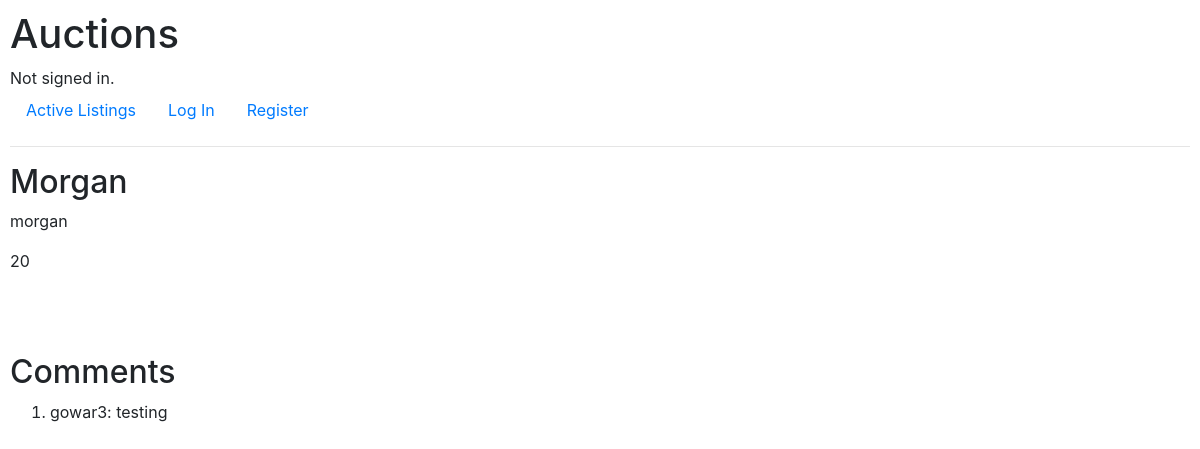
Page /auctions/12 on the earlier database version.
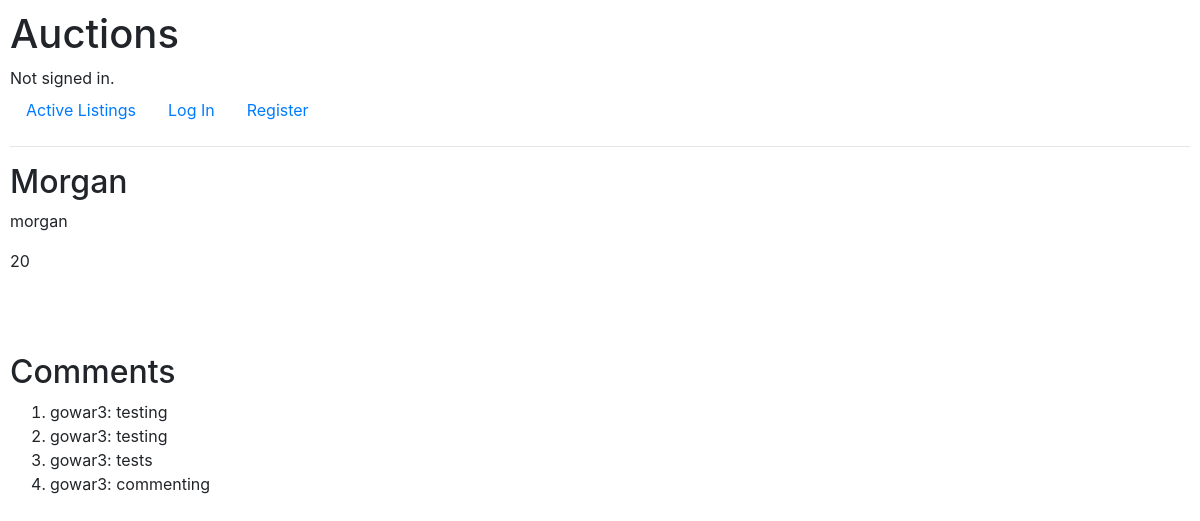
Same page on the later database version.
### auctions/models.py (models this page shows, shortened)
class Listing(models.Model):
    creator = models.CharField(max_length=64)
    title = models.CharField(max_length=64)
    description = models.CharField(max_length=64)
    price = models.IntegerField()
    users = models.ManyToManyField(User, blank=True, related_name= "wishlist")

class Comment(models.Model):
    poster = models.CharField(max_length=64)
    comment = models.CharField(max_length=128)
    listing = models.ForeignKey(Listing, on_delete=models.CASCADE, related_name="comment_listing")
    listings = models.ManyToManyField(Listing, blank=True, related_name= "comments")
    def __str__(self):
        return f"{self.poster}: {self.comment}"

### auctions/views.py (the view, shortened to what this page needs)
# urls.py: path("<str:listing>", views.listing, name="listing"),
def listing(request, listing):
    if "comments" not in request.session:
        request.session["comments"] = ()
    if "bids" not in request.session:
        request.session["bids"] = ()
    error = ""
    listing = Listing.objects.get(pk = listing)
    username = request.user.username
    highest_bid = listing.bids.aggregate(max_offer=Max("offer"))
    highest_bid_value = highest_bid.get("max_offer", None)
    return render(request, "auctions/listing.html", {
        "error": error,
        "listing": listing,
        "comments": listing.comments.all(),
        "bids": listing.bids.all()
    })

### auctions/templates/auctions/listing.html (shortened to what this page needs)
{% extends 'auctions/layout.html' %}
{% block body %}
        <h2>{{ listing.title }}</h2>
        <p>{{ listing.description }}</p>
        <label>{{ listing.price }}</label>
        <br>
        <br>
        <br>
    <br>
    <h2>Comments</h2>
    <ol>
    {% for comment in comments %}
        <li>{{ comment }}</li>
    {% endfor %}
    </ol>
{% endblock %}

### auctions/templates/auctions/layout.html (shortened to what this page needs)
{% load static %}
<!DOCTYPE html>
<html lang="en">
    <head>
        <link rel="stylesheet" href="https://stackpath.bootstrapcdn.com/bootstrap/4.4.1/css/bootstrap.min.css">
        <link href="{% static 'auctions/styles.css' %}" rel="stylesheet">
    </head>
    <body>
        <h1>Auctions</h1>
        <div>
            {% if user.is_authenticated %}
                Signed in as <strong>{{ user.username }}</strong>.
            {% else %}
                Not signed in.
            {% endif %}
        </div>
        <ul class="nav">
            <li class="nav-item">
                <a class="nav-link" href="{% url 'index' %}">Active Listings</a>
            </li>
            {% if user.is_authenticated %}
                <li class="nav-item">
                    <a class="nav-link" href="{% url 'logout' %}">Log Out</a>
                </li>
                <li class="nav-item">
                    <a class="nav-link" href="{% url 'wishlist' user.username%}">Wishlist</a>
                </li>
                <li class="nav-item">
                    <a class="nav-link" href="{% url 'new'%}">Create Listing</a>
                </li>
            {% else %}
                <li class="nav-item">
                    <a class="nav-link" href="{% url 'login' %}">Log In</a>
                </li>
                <li class="nav-item">
                    <a class="nav-link" href="{% url 'register' %}">Register</a>
                </li>
            {% endif %}
        </ul>
        <hr>
        {% block body %}
        {% endblock %}
    </body>
</html>

### auctions/static/auctions/styles.css (style rules this page uses)
body { padding: 10px; }

Differences in the rows shown:
added Comment: poster+comment "gowar3: testing"
added Comment: poster+comment "gowar3: tests"
added Comment: poster+comment "gowar3: commenting"
